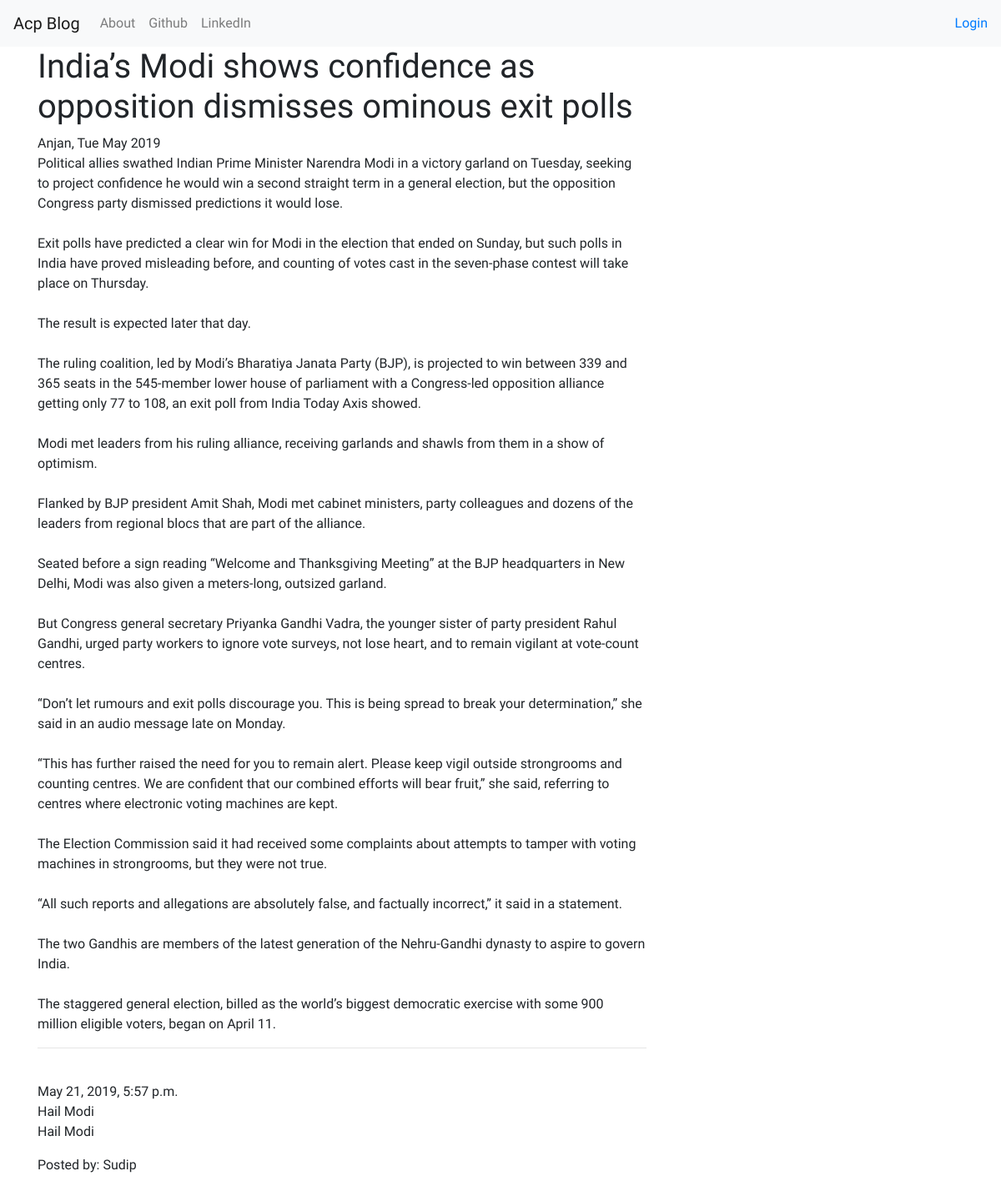
Screenshot of /post/7/ with the database file from the repository.
### blog/models.py (models this page shows, shortened)
class Post(models.Model):
    author = models.ForeignKey(User, on_delete=models.CASCADE)
    title = models.CharField(max_length=100)
    body = models.TextField()
    create_date = models.DateField(auto_now_add=True)
    published_date = models.DateTimeField(blank=True, null=True)
    class Meta:
        verbose_name = ("Post")
        verbose_name_plural = ("Posts")

class Comment(models.Model):
    post = models.ForeignKey(Post,related_name='comments', on_delete=models.CASCADE)
    author = models.CharField( max_length=50)
    text = models.TextField()
    created_date = models.DateTimeField( auto_now=True, auto_now_add=False)
    approved_comment = models.BooleanField(default=False)
    class Meta:
        verbose_name = ("Comment")
        verbose_name_plural = ("Comments")

### blog/views.py (the view)
# urls.py: path("post/<int:pk>/", views.PostDetailView.as_view(), name="Post_detail"),
class PostDetailView(DetailView):
    model = Post

### blog/templates/blog/post_detail.html (shortened to what this page needs)
{% extends 'blog/base.html' %}
{% block content %}
    <h1 class='posttitle'>{{post.title}}</h1>
    {% if post.published_date %}
        <div class="date postdate">
            {{post.author|capfirst}},
               {{ post.published_date|date:'D M Y'}}
        </div>
    {% else %}
        <a class='btn btn-secondary' href="{% url 'post_publish' pk=post.pk %}">Publish</a>
    {% endif %}
    <p class = 'postcontent'>{{ post.body|safe|linebreaksbr}}</p>
    <hr>
    <div class="contianer">
         {% for comment in post.comments.all %}
            <br>
            {% if user.is_authenticated or comment.approved_comment %}
                {{comment.created_date}}
                <p>{{ comment.text|safe|linebreaksbr}} </p>
                <p>Posted by: {{comment.author}}</p>
            {% endif %}
            {% empty %}
            <p>No comments </p>
        {% endfor %}
    </div>
{% endblock content %}

### blog/templates/blog/base.html (style rules this page uses)
body { font-family: 'Kreon', sans-serif; }

### rows the page displays
Post: title "India’s Modi shows confidence as opposition dismisses ominous exit polls", author "Anjan", published_date "Tue May 2019", body "Political allies swathed Indian Prime Minister Narendra Modi in a victory garland on Tuesday, seeking to project confidence he would win a second straight term in a general election, but the opposition Congress party dismissed predictions it would lose. Exit polls have predicted a clear win for Modi in the election that ended on Sunday, but such polls in India have proved misleading before, and counting of votes cast in the seven-phase contest will take place on Thursday. The result is expected later that day. The ruling coalition, led by Modi’s Bharatiya Janata Party (BJP), is projected to win between 339 and 365 seats in the 545-member lower house of parliament with a Congress-led…"
Comment: created_date "May 21, 2019, 5:57 p.m.", text "Hail Modi Hail Modi", author "Sudip"
